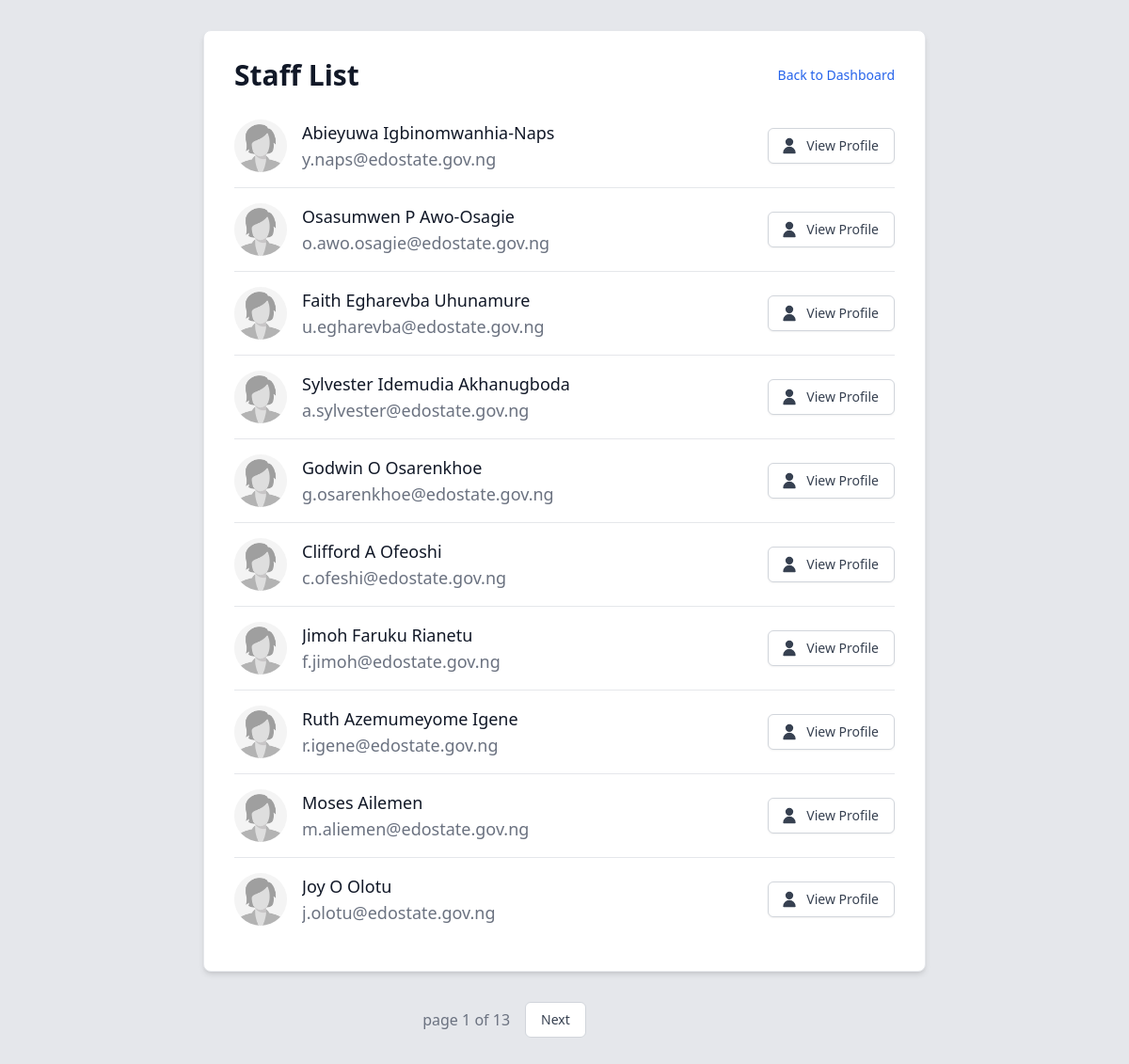
Page /staff/ on the committed database.
### sendmail/models.py (models this page shows, shortened)
class staffDetails(models.Model):
    first_name = models.CharField(verbose_name='First Name', max_length = 20)
    middle_name = models.CharField(verbose_name='Middle Name', max_length = 20, null = True, blank = True)
    last_name = models.CharField(verbose_name='Last Name', max_length = 20)
    phone_number = PhoneNumberField(verbose_name='Phone Number', null = True, blank = True)
    email = models.EmailField(verbose_name='Official Email', max_length = 254)
    image = models.ImageField(
        verbose_name="Staff's Image",
        upload_to='staffimages',
        default='staffimages/default.jpg',
        null=True,
        blank=True
    )
    MONTHS = (
        (1, 'January'),
        (2, 'February'),
        (3, 'March'),
        (4, 'April'),
        (5, 'May'),
        (6, 'June'),
        (7, 'July'),
        (8, 'August'),
        (9, 'September'),
        (10, 'October'),
        (11, 'November'),
        (12, 'December')
    )
    birth_month = models.IntegerField(
        'Birth Month',
        choices = MONTHS,
        default = 1,
        blank = False)
    birth_day = models.IntegerField(verbose_name='Birth Day', blank = True, null = True)
    class Meta:
        db_table = 'sendmail_staffdetails'

### sendmail/views.py (the view)
# urls.py: re_path(r'^staff/$', views.staffListView.as_view(), name='stafflist'),
class staffListView(ListView):
    model = staffDetails
    context_object_name = 'stafflist'   # your own name for the list as a template variable
    template_name = 'stafflist.html'  # Specify your own template name/location
    paginate_by = 10
    def get_queryset(self):
        return staffDetails.objects.all()
    def get_context_data(self, **kwargs):
        context = super(staffListView, self).get_context_data(**kwargs)
        context['title'] = 'List of Staff'
        return context

### sendmail/templates/stafflist.html (shortened to what this page needs)
{% load static tailwind_tags %}
{% load static %}
{% load widget_tweaks %}
<!DOCTYPE html>
<html lang="en">
	<head>
		{% tailwind_css %}
	</head>
    <body class="bg-gray-200 font-sans py-8 px-4">
        <div class="p-4 max-w-3xl bg-white rounded-lg border mx-auto shadow-md sm:p-8 min-h-full justify-center">
            <div class="flex justify-between items-center mb-4">
                <h5 class="text-3xl font-bold leading-none text-gray-900 dark:text-white">Staff List</h5>
                <a href="{% url 'index' %}" class="text-sm font-medium text-blue-600 hover:underline dark:text-blue-500">
                    Back to Dashboard
                </a>
            </div>
            <div class="flow-root">
                <ul role="list" class="divide-y divide-gray-200 dark:divide-gray-700">
                    {% for staff in stafflist %}
                        <li class="py-3 sm:py-4">
                            <div class="flex items-center space-x-4">
                                <div class="flex-shrink-0">
                                    <img class="w-14 h-14 rounded-full" src="{% static 'staffimages/default.jpg' %}"
                                        alt="{{ staff.first_name }}'s' image">
                                </div>
                                <div class="flex-1 min-w-0">
                                    <p class="text-lg font-medium text-gray-900 truncate dark:text-white">
                                        {{ staff.first_name }}
                                        {% if staff.middle_name %}
                                            {{ staff.middle_name }}
                                            {% else %}
                                            <span></span>
                                        {% endif %}
                                        {{ staff.last_name }}
                                    </p>
                                    <p class="text-lg text-gray-500 truncate dark:text-gray-400">
                                        {{ staff.email }}
                                    </p>
                                </div>
                                <div class="inline-flex items-center text-base font-semibold text-gray-900 dark:text-white">
                                <a href="{% url 'staffdetails' staff.id %}">
                                    <button type="button" class="inline-flex items-center px-4 py-2 border border-gray-300 rounded-md shadow-sm
                                                                                                text-sm font-medium text-gray-700 bg-white hover:bg-gray-50 focus:outline-none
                                                                                                focus:ring-2 focus:ring-offset-2 focus:ring-gray-300">
                                        <svg xmlns="http://www.w3.org/2000/svg" class="-ml-1 mr-2 h-5 w-5" fill="currentColor" viewBox="0 0 24 24"
                                            stroke="currentColor" stroke-width="2">
                                            <path stroke-linecap="round" stroke-linejoin="round"
                                                d="M16 7a4 4 0 11-8 0 4 4 0 018 0zM12 14a7 7 0 00-7 7h14a7 7 0 00-7-7z" />
                                        </svg>
                                        View Profile
                                    </button>
                                </a>
                                </div>
                            </div>
                        </li>
                    {% endfor %}
                </ul>
            </div>
        </div>
        {% block pagination %}
            {% if is_paginated %}
                <div class="container font-medium text-gray-500 text-md flex items-center justify-center mt-8 pagination ">
                    <span class="page-links flex items-center justify-between">
                        <span class="page-current mx-4">
                            page {{ page_obj.number }} of {{ page_obj.paginator.num_pages }}
                        </span>
                        {% if page_obj.has_next %}
                            <a class="inline-flex items-center font-medium text-sm px-4 py-2 bg-white hover:bg-gray-50 text-gray-700 rounded-md border border-gray-300"
                                href="{{ request.path }}?page={{ page_obj.next_page_number }}">
                                Next
                            </a>
                        {% endif %}
                    </span>
                </div>
            {% endif %}
        {% endblock %}
    </body>
</html>

### rows in the picture
staffDetails: first_name "Abieyuwa", last_name "Igbinomwanhia-Naps", email "y.naps@edostate.gov.ng"
staffDetails: first_name "Osasumwen", middle_name "P", last_name "Awo-Osagie", email "o.awo.osagie@edostate.gov.ng"
staffDetails: first_name "Faith", middle_name "Egharevba", last_name "Uhunamure", email "u.egharevba@edostate.gov.ng"
staffDetails: first_name "Sylvester", middle_name "Idemudia", last_name "Akhanugboda", email "a.sylvester@edostate.gov.ng"
staffDetails: first_name "Godwin", middle_name "O", last_name "Osarenkhoe", email "g.osarenkhoe@edostate.gov.ng"
staffDetails: first_name "Clifford", middle_name "A", last_name "Ofeoshi", email "c.ofeshi@edostate.gov.ng"
staffDetails: first_name "Jimoh", middle_name "Faruku", last_name "Rianetu", email "f.jimoh@edostate.gov.ng"
staffDetails: first_name "Ruth", middle_name "Azemumeyome", last_name "Igene", email "r.igene@edostate.gov.ng"
staffDetails: first_name "Moses", last_name "Ailemen", email "m.aliemen@edostate.gov.ng"
staffDetails: first_name "Joy", middle_name "O", last_name "Olotu", email "j.olotu@edostate.gov.ng"

### other values in the picture
{{ page_obj.number }} "1"
{{ page_obj.paginator.num_pages }} "13"
